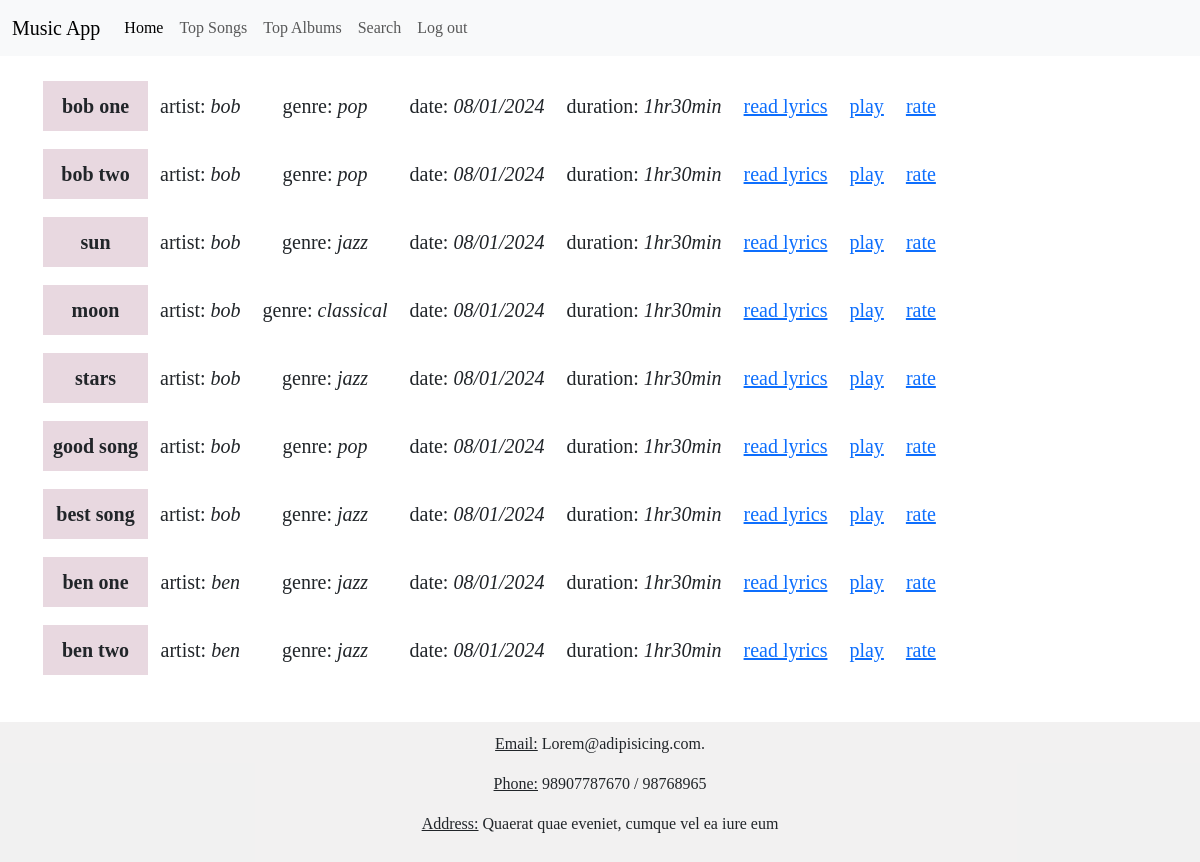
Screenshot of /1/all_songs with the database file from the repository.
### model.py (models this page shows)
class Song(db.Model):
    id = db.Column(db.Integer, primary_key=True)
    title = db.Column(db.String(128), unique=True, nullable=False)
    genre_name = db.Column(db.String(128))
    date = db.Column(db.String)
    lyrics = db.Column(db.String(10000), nullable=False)
    duration = db.Column(db.String(128))
    creator = db.Column(db.String(128), nullable=False)
    user_id = db.Column(db.Integer, db.ForeignKey('user.id'))
    album_id = db.Column(db.Integer, db.ForeignKey('album.id'))
    ratings = db.relationship('Rating', backref='song')
    genre_id = db.Column(db.Integer, db.ForeignKey('genre.id'))
    avg_rating = db.Column(db.Integer, default=0)
    flag_id = db.Column(db.Integer, db.ForeignKey('flag.id'))

### app.py (the view)
@app.route("/<int:id>/all_songs")
def all_songs(id):
    this_user = User.query.get(id)
    all_songs = Song.query.all()
    return render_template("all_songs.html", all_songs = all_songs, this_user=this_user)

### templates/all_songs.html (shortened to what this page needs)
{% extends "base.html" %}
{% block head %}
{{ super() }}
{% endblock %}
{% block body %}
    <table style="text-align: center;">
        {% for song in all_songs %}
        <tr>
            <td><p class="song_title"><b>{{ song.title }}</b></p></td>
            <td><p class="song_artist">artist: <i>{{ song.creator}}</i></p></td>
            <td><p class="song_genre">genre: <i>{{ song.genre_name }}</i></p></td>
            <td><p class="song_date">date: <i>{{ song.date }}</i></p></td>
            <td><p class="song_dur">duration: <i>{{ song.duration }}</i></p></td>
            <td><a href="/{{song.id}}/read_lyrics"><p class="song_lyrics">read lyrics</p></a></td>
            <td><a href="/play"><p class="song_play">play</p></a></td>
            <td><a href="/{{song.id}}/song_rating"><p class="song_rate">rate</p></a></td>
        </tr>
        {% endfor %}
    </table>
{% endblock %}

### static/style.css (style rules this page uses)
* { font-family: 'Times New Roman', Times, serif; }
.song_title { font-size: 20px; padding: 10px; background-color: rgb(232, 216, 224); }
.song_artist { font-size: 20px; padding: 10px; }
.song_genre { font-size: 20px; padding: 10px; }
.song_date { font-size: 20px; padding: 10px; }
.song_dur { font-size: 20px; padding: 10px; }
.song_lyrics { font-size: 20px; padding: 10px; }
.song_play { font-size: 20px; padding: 10px; }
.song_rate { font-size: 20px; padding: 10px; }

### rows the page displays
Song: title "bob one", creator "bob", genre_name "pop", date "08/01/2024", duration "1hr30min"
Song: title "bob two", creator "bob", genre_name "pop", date "08/01/2024", duration "1hr30min"
Song: title "sun", creator "bob", genre_name "jazz", date "08/01/2024", duration "1hr30min"
Song: title "moon", creator "bob", genre_name "classical", date "08/01/2024", duration "1hr30min"
Song: title "stars", creator "bob", genre_name "jazz", date "08/01/2024", duration "1hr30min"
Song: title "good song", creator "bob", genre_name "pop", date "08/01/2024", duration "1hr30min"
Song: title "best song", creator "bob", genre_name "jazz", date "08/01/2024", duration "1hr30min"
Song: title "ben one", creator "ben", genre_name "jazz", date "08/01/2024", duration "1hr30min"
Song: title "ben two", creator "ben", genre_name "jazz", date "08/01/2024", duration "1hr30min"
